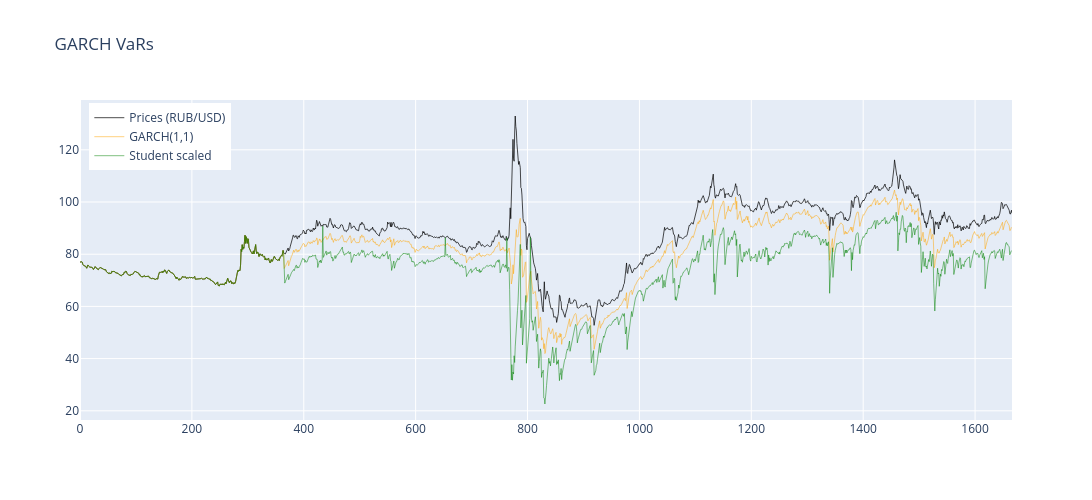

Here is the notebook cell this chart was saved with:
### Code cell
_student_vars_orig = np.multiply(student_vars_orig, -1)

# _student_vars_scaled_2 = _student_vars_scaled
# _student_vars_scaled_2[434] = 0 
# _student_vars_scaled_2[805] = 0 
# _student_vars_scaled_2[653] = 0 
# _student_vars_scaled_2[763] = 0 

_student_vars_orig[545] = 0 
_student_vars_orig[653] = 0 
_student_vars_orig[763] = 0 
_student_vars_orig[1334] = 0 
_student_vars_orig[1408] = 0 




import plotly.graph_objects as go

# Create figure
fig = go.Figure()

# Add the returns line (scaled)
fig.add_trace(go.Scatter(
    x=np.arange(len(prices_usd)),
    y= prices_usd,
    mode='lines',
    name='Prices (RUB/USD)',
    line=dict(color='black', width=1),
    opacity=0.7
))

# # Add GARCH(1,1)
# fig.add_trace(go.Scatter(
#     x=np.arange(len(prices_usd)),
#     y=turn_var_into_real_terms(_norm_vars, prices_usd),
#     mode='lines',
#     line=dict(color='red', width=0.5),
#     name='GARCH(1, 1)'
# ))

fig.add_trace(go.Scatter(
    x=np.arange(len(prices_usd)),
    y=turn_var_into_real_terms(_norm_vars, prices_usd),
    mode='lines',
    line=dict(color='orange', width=0.5),
    name='GARCH(1,1)'
))

# фейлится в двух местах
# fig.add_trace(go.Scatter(
#     x=np.arange(len(prices_usd)),
#     y=turn_var_into_real_terms(_student_vars, prices_usd),
#     mode='lines',
#     line=dict(color='blue', width=0.5),
#     name='APARCH(1,1,1)'
# ))

fig.add_trace(go.Scatter(
    x=np.arange(len(prices_usd)),
    y=turn_var_into_real_terms(_student_vars_scaled, prices_usd),
    mode='lines',
    line=dict(color='green', width=0.5),
    name='Student scaled'
))

# fig.add_trace(go.Scatter(
#     x=np.arange(len(prices_usd)),
#     y=turn_var_into_real_terms(_student_vars_orig, prices_usd),
#     mode='lines',
#     line=dict(color='brown', width=0.5),
#     name='Student original'
# ))

# Update layout
fig.update_layout(
    title=f'GARCH VaRs',
    width=1200,
    height=500,
    hovermode='x unified',
    legend=dict(
        yanchor="top",
        y=0.99,
        xanchor="left",
        x=0.01
    )
)

fig.show()

### Figure 1 — Plotly figure (JSON) as saved in the notebook; plotly's stock layout.template omitted (floating-point values rounded to 4 significant figures; data arrays with more than 128 entries replaced by an {"elided": "..."} marker saying what was removed)
{"data": [{"line": {"color": "black", "width": 1}, "mode": "lines", "name": "Prices (RUB/USD)", "opacity": 0.7, "type": "scatter", "x": {"elided": "1667 int values"}, "y": {"elided": "1667 float values"}}, {"line": {"color": "orange", "width": 0.5}, "mode": "lines", "name": "GARCH(1,1)", "type": "scatter", "x": {"elided": "1667 int values"}, "y": {"elided": "1666 float values"}}, {"line": {"color": "green", "width": 0.5}, "mode": "lines", "name": "Student scaled", "type": "scatter", "x": {"elided": "1667 int values"}, "y": {"elided": "1666 float values"}}], "layout": {"height": 500, "hovermode": "x unified", "legend": {"x": 0.01, "xanchor": "left", "y": 0.99, "yanchor": "top"}, "title": {"text": "GARCH VaRs"}, "width": 1200}}
